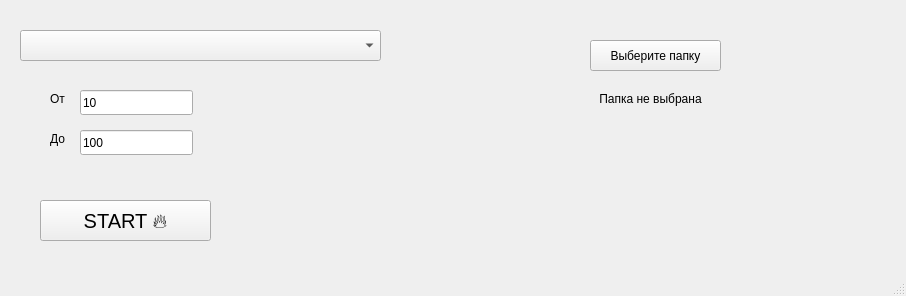
<?xml version="1.0" encoding="UTF-8"?>
<ui version="4.0">
 <class>MainWindow</class>
 <widget class="QMainWindow" name="MainWindow">
  <property name="geometry">
   <rect>
    <x>0</x>
    <y>0</y>
    <width>906</width>
    <height>296</height>
   </rect>
  </property>
  <property name="windowTitle">
   <string>Генератор примеров</string>
  </property>
  <widget class="QWidget" name="centralwidget">
   <widget class="QWidget" name="widget" native="true">
    <property name="geometry">
     <rect>
      <x>40</x>
      <y>80</y>
      <width>161</width>
      <height>80</height>
     </rect>
    </property>
    <widget class="QLabel" name="labelMax">
     <property name="geometry">
      <rect>
       <x>10</x>
       <y>50</y>
       <width>21</width>
       <height>17</height>
      </rect>
     </property>
     <property name="text">
      <string>До</string>
     </property>
    </widget>
    <widget class="QLineEdit" name="minValue">
     <property name="geometry">
      <rect>
       <x>40</x>
       <y>10</y>
       <width>113</width>
       <height>25</height>
      </rect>
     </property>
     <property name="text">
      <string>10</string>
     </property>
    </widget>
    <widget class="QLineEdit" name="maxValue">
     <property name="geometry">
      <rect>
       <x>40</x>
       <y>50</y>
       <width>113</width>
       <height>25</height>
      </rect>
     </property>
     <property name="text">
      <string>100</string>
     </property>
    </widget>
    <widget class="QLabel" name="labelMin">
     <property name="geometry">
      <rect>
       <x>10</x>
       <y>10</y>
       <width>21</width>
       <height>17</height>
      </rect>
     </property>
     <property name="text">
      <string>От</string>
     </property>
    </widget>
   </widget>
   <widget class="QComboBox" name="themeBox">
    <property name="geometry">
     <rect>
      <x>20</x>
      <y>30</y>
      <width>361</width>
      <height>31</height>
     </rect>
    </property>
    <property name="placeholderText">
     <string>Выберите тему</string>
    </property>
   </widget>
   <widget class="QPushButton" name="selectDir">
    <property name="geometry">
     <rect>
      <x>590</x>
      <y>40</y>
      <width>131</width>
      <height>31</height>
     </rect>
    </property>
    <property name="text">
     <string>Выберите папку</string>
    </property>
   </widget>
   <widget class="QLabel" name="currentDir">
    <property name="geometry">
     <rect>
      <x>440</x>
      <y>90</y>
      <width>421</width>
      <height>17</height>
     </rect>
    </property>
    <property name="text">
     <string>Папка не выбрана</string>
    </property>
    <property name="alignment">
     <set>Qt::AlignCenter</set>
    </property>
   </widget>
   <widget class="QPushButton" name="startBtn">
    <property name="geometry">
     <rect>
      <x>40</x>
      <y>200</y>
      <width>171</width>
      <height>41</height>
     </rect>
    </property>
    <property name="font">
     <font>
      <pointsize>15</pointsize>
     </font>
    </property>
    <property name="text">
     <string>START 🔥</string>
    </property>
   </widget>
  </widget>
  <widget class="QStatusBar" name="statusbar"/>
 </widget>
 <resources/>
 <connections/>
</ui>
